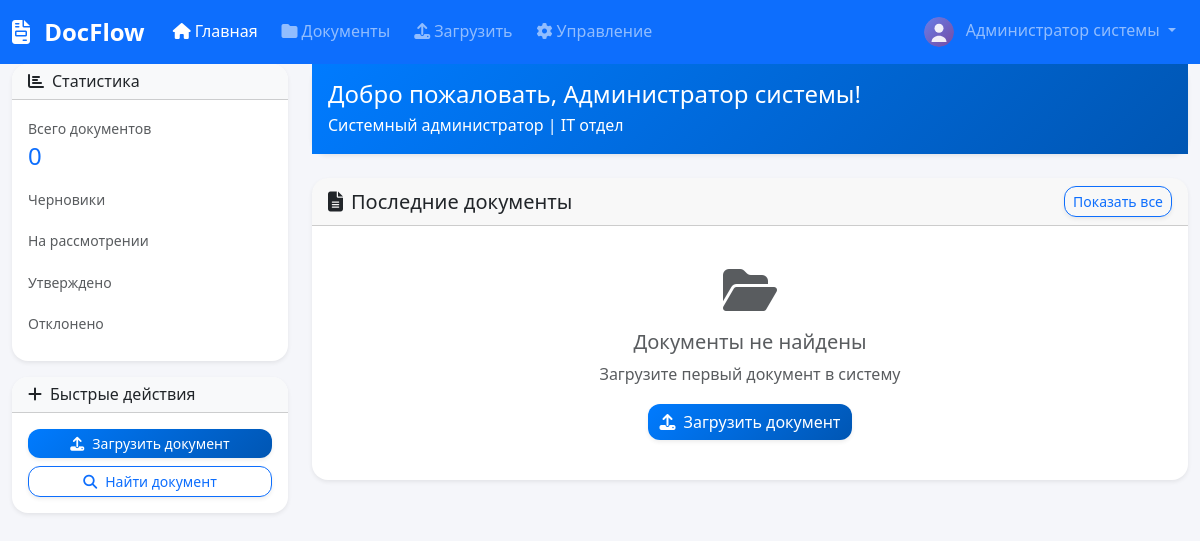
/index.php (signed in), run on the app's committed database.
### tables this page shows
CREATE TABLE IF NOT EXISTS users (
    id INT AUTO_INCREMENT PRIMARY KEY,
    username VARCHAR(50) UNIQUE NOT NULL,
    email VARCHAR(100) UNIQUE NOT NULL,
    password VARCHAR(255) NOT NULL,
    full_name VARCHAR(100) NOT NULL,
    position VARCHAR(100),
    department VARCHAR(100),
    phone VARCHAR(20),
    avatar VARCHAR(255) DEFAULT 'default-avatar.svg',
    role ENUM('admin', 'manager', 'employee') DEFAULT 'employee',
    status ENUM('active', 'inactive') DEFAULT 'active',
    created_at TIMESTAMP DEFAULT CURRENT_TIMESTAMP,
    updated_at TIMESTAMP DEFAULT CURRENT_TIMESTAMP ON UPDATE CURRENT_TIMESTAMP
);

### classes/User.php (called while the page is built, shortened)
<?php
require_once 'config/database.php';
class User {
    private $conn;
    private $table_name = "users";
    public function __construct() {
        $database = new Database();
        $this->conn = $database->getConnection();
    }
    public function getUserById($id) {
        $query = "SELECT * FROM " . $this->table_name . " WHERE id = :id";
        $stmt = $this->conn->prepare($query);
        $stmt->bindParam(":id", $id);
        $stmt->execute();
        if($stmt->rowCount() > 0) {
            $row = $stmt->fetch(PDO::FETCH_ASSOC);
            $this->full_name = $row['full_name'];
            $this->position = $row['position'];
            $this->department = $row['department'];
            $this->avatar = $row['avatar'];
            $this->role = $row['role'];
            return true;
        }
        return false;
    }
}

### config/database.php (called while the page is built, shortened)
<?php
class Database {
    private $host = 'localhost';
    private $db_name = 'u3145131_default';
    private $username = 'u3145131_default';
    private $password = 'DKjJS7mmku90hdB2';
    public function getConnection() {
        $this->conn = null;
        try {
            $this->conn = new PDO("mysql:host=" . $this->host . ";dbname=" . $this->db_name, $this->username, $this->password);
            $this->conn->exec("set names utf8");
            $this->conn->setAttribute(PDO::ATTR_ERRMODE, PDO::ERRMODE_EXCEPTION);
        } catch(PDOException $exception) {
            error_log("Database connection error: " . $exception->getMessage());
            return null;
        }
        return $this->conn;
    }
}

### classes/Document.php (called while the page is built, shortened)
<?php
require_once 'config/database.php';
class Document {
    private $conn;
    private $table_name = "documents";
    public function __construct() {
        $database = new Database();
        $this->conn = $database->getConnection();
    }
    public function getAll($limit = 20, $offset = 0) {
        $query = "SELECT d.*, u.full_name as creator_name
                  FROM " . $this->table_name . " d
                  LEFT JOIN users u ON d.creator_id = u.id
                  ORDER BY d.created_at DESC
                  LIMIT :limit OFFSET :offset";
        $stmt = $this->conn->prepare($query);
        $stmt->bindParam(":limit", $limit, PDO::PARAM_INT);
        $stmt->bindParam(":offset", $offset, PDO::PARAM_INT);
        $stmt->execute();
        return $stmt;
    }
    public function getStats() {
        $query = "SELECT
                    COUNT(*) as total,
                    SUM(CASE WHEN status = 'draft' THEN 1 ELSE 0 END) as drafts,
                    SUM(CASE WHEN status = 'review' THEN 1 ELSE 0 END) as in_review,
                    SUM(CASE WHEN status = 'approved' THEN 1 ELSE 0 END) as approved,
                    SUM(CASE WHEN status = 'rejected' THEN 1 ELSE 0 END) as rejected
                  FROM " . $this->table_name;
        $stmt = $this->conn->prepare($query);
        $stmt->execute();
        return $stmt->fetch(PDO::FETCH_ASSOC);
    }
}

### index.php (the view, shortened to what this page needs)
<?php
require_once 'classes/User.php';
require_once 'classes/Document.php';
try {
    $user = new User();
    $user->getUserById($_SESSION['user_id']);
    $document = new Document();
    $documents = $document->getAll(10);
    $stats = $document->getStats();
} catch (Exception $e) {
    handleDatabaseException($e, 'index.php');
}
?>
<!DOCTYPE html>
<html lang="ru">
<head>
    <link href="https://cdn.jsdelivr.net/npm/bootstrap@5.3.0/dist/css/bootstrap.min.css" rel="stylesheet">
    <link href="https://cdnjs.cloudflare.com/ajax/libs/font-awesome/6.4.0/css/all.min.css" rel="stylesheet">
    <link href="assets/css/style.css" rel="stylesheet">
</head>
<body>
    <nav class="navbar navbar-expand-lg navbar-dark bg-primary fixed-top">
        <div class="container-fluid">
            <a class="navbar-brand fw-bold" href="index.php">
                <i class="fas fa-file-invoice me-2"></i>
                DocFlow
            </a>
            <div class="collapse navbar-collapse" id="navbarNav">
                <ul class="navbar-nav me-auto">
                    <li class="nav-item">
                        <a class="nav-link active" href="index.php">
                            <i class="fas fa-home me-1"></i>Главная
                        </a>
                    </li>
                    <li class="nav-item">
                        <a class="nav-link" href="documents.php">
                            <i class="fas fa-folder me-1"></i>Документы
                        </a>
                    </li>
                    <li class="nav-item">
                        <a class="nav-link" href="upload.php">
                            <i class="fas fa-upload me-1"></i>Загрузить
                        </a>
                    </li>
                    <?php if($user->role == 'admin'): ?>
                    <li class="nav-item">
                        <a class="nav-link" href="admin.php">
                            <i class="fas fa-cog me-1"></i>Управление
                        </a>
                    </li>
                    <?php endif; ?>
                </ul>
                <div class="navbar-nav">
                    <div class="nav-item dropdown">
                        <a class="nav-link dropdown-toggle" href="#" role="button" data-bs-toggle="dropdown">
                            <img src="assets/img/<?php echo $user->avatar; ?>" alt="Avatar" class="rounded-circle me-2" width="30" height="30">
                            <?php echo htmlspecialchars($user->full_name); ?>
                        </a>
                    </div>
                </div>
            </div>
        </div>
    </nav>
    <div class="container-fluid mt-5 pt-3">
        <div class="row">
            <div class="col-md-3">
                <div class="card shadow-sm">
                    <div class="card-header bg-light">
                        <h6 class="mb-0"><i class="fas fa-chart-bar me-2"></i>Статистика</h6>
                    </div>
                    <div class="card-body">
                        <div class="mb-3">
                            <small class="text-muted">Всего документов</small>
                            <div class="h4 text-primary"><?php echo $stats['total']; ?></div>
                        </div>
                        <div class="mb-3">
                            <small class="text-muted">Черновики</small>
                        </div>
                        <div class="mb-3">
                            <small class="text-muted">На рассмотрении</small>
                        </div>
                        <div class="mb-3">
                            <small class="text-muted">Утверждено</small>
                        </div>
                        <div class="mb-0">
                            <small class="text-muted">Отклонено</small>
                        </div>
                    </div>
                </div>
                <div class="card shadow-sm mt-3">
                    <div class="card-header bg-light">
                        <h6 class="mb-0"><i class="fas fa-plus me-2"></i>Быстрые действия</h6>
                    </div>
                    <div class="card-body">
                        <div class="d-grid gap-2">
                            <a href="upload.php" class="btn btn-primary btn-sm">
                                <i class="fas fa-upload me-2"></i>Загрузить документ
                            </a>
                            <a href="documents.php" class="btn btn-outline-primary btn-sm">
                                <i class="fas fa-search me-2"></i>Найти документ
                            </a>
                        </div>
                    </div>
                </div>
            </div>
            <div class="col-md-9">
                <div class="card shadow-sm mb-4">
                    <div class="card-body bg-gradient-primary text-white">
                        <h4 class="mb-1">Добро пожаловать, <?php echo htmlspecialchars($user->full_name); ?>!</h4>
                        <p class="mb-0"><?php echo htmlspecialchars($user->position); ?> | <?php echo htmlspecialchars($user->department); ?></p>
                    </div>
                </div>
                <div class="card shadow-sm">
                    <div class="card-header d-flex justify-content-between align-items-center">
                        <h5 class="mb-0"><i class="fas fa-file-alt me-2"></i>Последние документы</h5>
                        <a href="documents.php" class="btn btn-sm btn-outline-primary">Показать все</a>
                    </div>
                    <div class="card-body">
                        <?php if ($documents->rowCount() > 0): ?>
                            <div class="table-responsive">
                                <table class="table table-hover">
                                    <thead class="table-light">
                                        <tr>
                                            <th>Название</th>
                                            <th>Автор</th>
                                            <th>Статус</th>
                                            <th>Приоритет</th>
                                            <th>Дата</th>
                                            <th>Действия</th>
                                        </tr>
                                    </thead>
                                    <tbody>
                                        <?php while ($doc = $documents->fetch(PDO::FETCH_ASSOC)): ?>
                                        <tr>
                                            <td>
                                                <div class="d-flex align-items-center">
                                                    <i class="fas fa-file-alt text-primary me-2"></i>
                                                    <div>
                                                        <strong><?php echo htmlspecialchars($doc['title']); ?></strong>
                                                        <?php if ($doc['description']): ?>
                                                        <br><small class="text-muted"><?php echo htmlspecialchars(substr($doc['description'], 0, 50)) . '...'; ?></small>
                                                        <?php endif; ?>
                                                    </div>
                                                </div>
                                            </td>
                                            <td><?php echo htmlspecialchars($doc['creator_name']); ?></td>
                                            <td>
                                                <?php
                                                $status_classes = [
                                                    'draft' => 'bg-secondary',
                                                    'review' => 'bg-warning',
                                                    'approved' => 'bg-success',
                                                    'rejected' => 'bg-danger',
                                                    'archived' => 'bg-dark'
                                                ];
                                                $status_labels = [
                                                    'draft' => 'Черновик',
                                                    'review' => 'На рассмотрении',
                                                    'approved' => 'Утверждено',
                                                    'rejected' => 'Отклонено',
                                                    'archived' => 'Архив'
                                                ];
                                                ?>
                                                <span class="badge <?php echo $status_classes[$doc['status']]; ?>">
                                                    <?php echo $status_labels[$doc['status']]; ?>
                                                </span>
                                            </td>
                                            <td>
                                                <?php
                                                $priority_classes = [
                                                    'low' => 'text-success',
                                                    'normal' => 'text-secondary',
                                                    'high' => 'text-warning',
                                                    'urgent' => 'text-danger'
                                                ];
                                                $priority_labels = [
                                                    'low' => 'Низкий',
                                                    'normal' => 'Обычный',
                                                    'high' => 'Высокий',
                                                    'urgent' => 'Срочный'
                                                ];
                                                ?>
                                                <span class="<?php echo $priority_classes[$doc['priority']]; ?>">
                                                    <?php echo $priority_labels[$doc['priority']]; ?>
                                                </span>
                                            </td>
                                            <td><?php echo date('d.m.Y H:i', strtotime($doc['created_at'])); ?></td>
                                            <td>
                                                <div class="btn-group btn-group-sm">
                                                    <a href="view_document.php?id=<?php echo $doc['id']; ?>" class="btn btn-outline-primary" title="Просмотр">
                                                        <i class="fas fa-eye"></i>
                                                    </a>
                                                    <a href="<?php echo $doc['file_path']; ?>" class="btn btn-outline-success" title="Скачать" download>
                                                        <i class="fas fa-download"></i>
                                                    </a>
                                                </div>
                                            </td>
                                        </tr>
                                        <?php endwhile; ?>
                                    </tbody>
                                </table>
                            </div>
                        <?php else: ?>
                            <div class="text-center py-4">
                                <i class="fas fa-folder-open fa-3x text-muted mb-3"></i>
                                <h5 class="text-muted">Документы не найдены</h5>
                                <p class="text-muted">Загрузите первый документ в систему</p>
                                <a href="upload.php" class="btn btn-primary">
                                    <i class="fas fa-upload me-2"></i>Загрузить документ
                                </a>
                            </div>
                        <?php endif; ?>
                    </div>
                </div>
            </div>
        </div>
    </div>
</body>
</html>

### data on the page
users: avatar (placeholder picture), full_name "Администратор системы", position "Системный администратор", department "IT отдел"

### other printed values
$stats['total'] "0"
